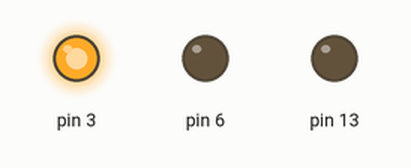
Recording of a sketch running on a simulated Arduino Uno, built with avr-gcc and run on an emulated ATmega328P. Parts: output pins drawn as LEDs (lit = HIGH).

Above: at 0.3 s.
At 1.4 s:
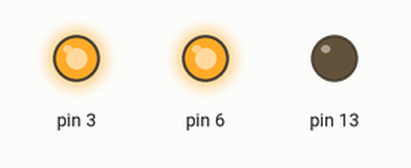
At 2.5 s:
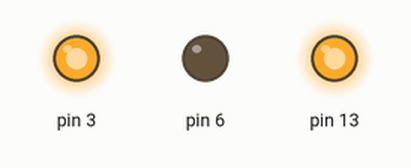
Timing chart, 0 to 3.0 s (numbered marks = the images above):
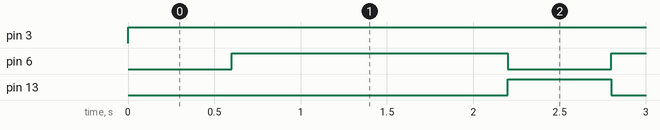

Measured:
- by itself, pin 3: LOW → HIGH at 0.00 s
- by itself, pin 6: alternates HIGH for 1.6 s and LOW for 0.60 s
- by itself, pin 13: alternates HIGH for 0.60 s and LOW for 1.6 s

The sketch:

earthquake1.ino
```cpp
int x,y,z;
void setup() {
  pinMode(3, OUTPUT);
  pinMode(6, OUTPUT);
  // put your setup code here, to run once:
  Serial.begin(9600);
}

void loop() {

  analogWrite(3, 255);  ////////////right motor at less speed so that bot moves right
    analogWrite(6,LOW);
    delay(600);
    analogWrite(6, 255);
    analogWrite(13,LOW);
    delay(600);
    digitalWrite(13,LOW);
    delay(1000);
    digitalWrite(13,HIGH);

  // put your main code here, to run repeatedly:/*
/*x=analogRead(A0);
y=analogRead(A1);
z=analogRead(A2);
Serial.println("x");
Serial.println(x);
Serial.println("y");
Serial.println(y);
Serial.println("z");
Serial.println(z);
//delay(500);
*/
}
```
